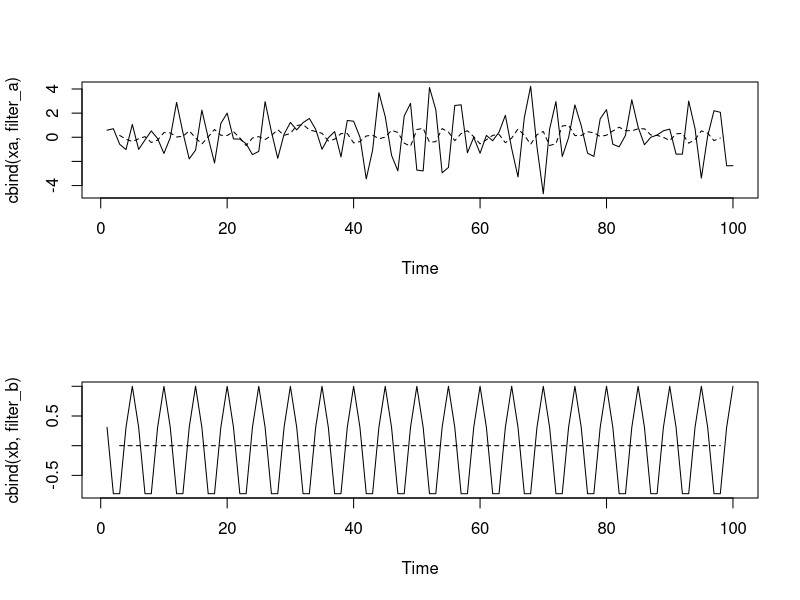
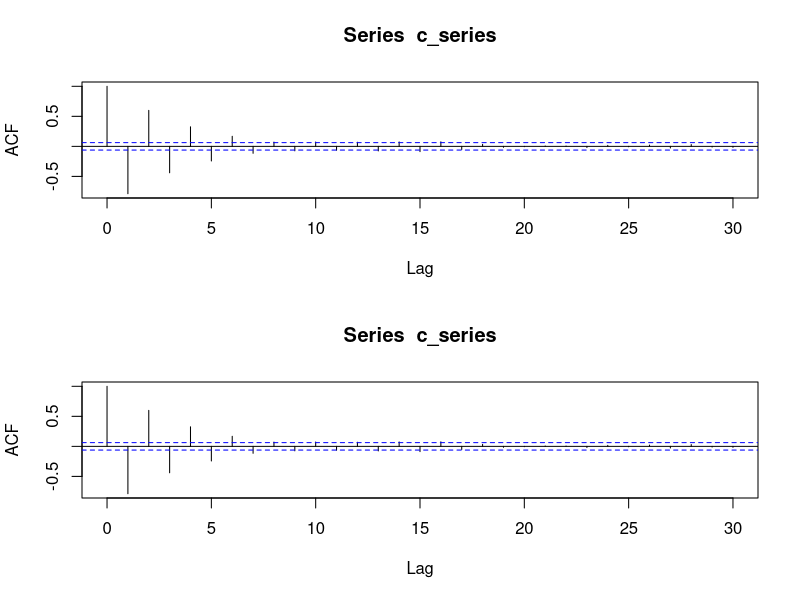
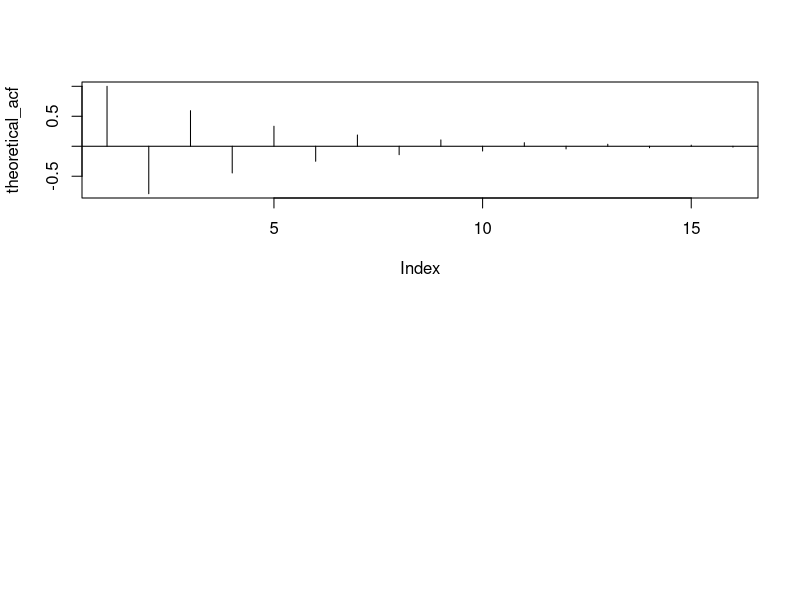

Here is the R script that generated these plots, in order:
## ---- chunk 1
knitr::opts_chunk$set(echo = TRUE)
## ---- chunk 2

set.seed(12345)
w = rnorm(100)

xa = filter(w,filter=c(0,-0.8),method = "recursive")

filter_a = filter(xa, filter = c(1/5,1/5,1/5,1/5,1/5),method = "convolution")

xb = cos(2*pi*(1:100)/5)

filter_b = filter(xb, filter = c(1/5,1/5,1/5,1/5,1/5),method = "convolution")

par(mfcol=c(2,1))
plot(cbind(xa, filter_a), plot.type="single", lty=1:2)
plot(cbind(xb, filter_b), plot.type="single", lty=1:2)

## ---- chunk 3

set.seed(12345)
w = rnorm(100)


b_series = arima.sim(list(ar = c(4/4,-2/4,0,0,-1/4), ma = c(0,3/4,0,1/4,0,-4/4)),n=1000)


## ---- chunk 4

set.seed(54321)

c_series = arima.sim(list(ar = c(-3/4), ma = c(-1/9)),n=1000)

simulated_acf = acf(c_series)

theoretical_acf = ARMAacf(ar = c(-3/4), ma = c(-1/9), lag.max = 15)

plot(simulated_acf)

plot(theoretical_acf,type="h")

abline(h=0)




